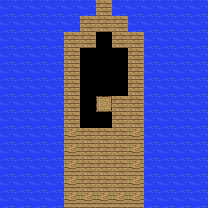

Rendered tile map (Tiled .tmx) drawn with the repository's tilesets; below, a short description and the map source with its tile grids summarised:
An orthogonal 13x13 tile map with 16x16 px tiles, 4 tile layers (Kachelebene 1, Kachelebene 2, Kachelebene 3, Kachelebene 4), 10 hidden layers not drawn.

<map version="1.0" orientation="orthogonal" width="13" height="13" tilewidth="16" tileheight="16">
 <properties>
  <property name="offset" value="-2" />
 </properties>
 <tileset firstgid="1" source="MC Realms.tsx" />
 <layer name="Kachelebene 0" width="13" height="13" visible="0">
  <data>[169 cells, 169 non-empty, 2 distinct tile ids]</data>
 </layer>
 <layer name="Kachelebene 1" width="13" height="13">
  <data>[169 cells, 143 non-empty, 3 distinct tile ids]</data>
 </layer>
 <layer name="Kachelebene 2" width="13" height="13">
  <data>[169 cells, 28 non-empty, 2 distinct tile ids]</data>
 </layer>
 <layer name="Kachelebene 3" width="13" height="13">
  <data>[169 cells, 26 non-empty, 2 distinct tile ids]</data>
 </layer>
 <layer name="Kachelebene 4" width="13" height="13">
  <data>[169 cells, 14 non-empty, 2 distinct tile ids]</data>
 </layer>
 <layer name="Kachelebene 5" width="13" height="13" visible="0">
  <data>[169 cells, 1 non-empty, 1 distinct tile ids]</data>
 </layer>
 <layer name="Kachelebene 6" width="13" height="13" visible="0">
  <data>[169 cells, 1 non-empty, 1 distinct tile ids]</data>
 </layer>
 <layer name="Kachelebene 7" width="13" height="13" visible="0">
  <data>[169 cells, 6 non-empty, 2 distinct tile ids]</data>
 </layer>
 <layer name="Kachelebene 8" width="13" height="13" visible="0">
  <data>[169 cells, 6 non-empty, 2 distinct tile ids]</data>
 </layer>
 <layer name="Kachelebene 9" width="13" height="13" visible="0">
  <data>[169 cells, 6 non-empty, 2 distinct tile ids]</data>
 </layer>
 <layer name="Kachelebene 10" width="13" height="13" visible="0">
  <data>[169 cells, 6 non-empty, 2 distinct tile ids]</data>
 </layer>
 <layer name="Kachelebene 11" width="13" height="13" visible="0">
  <data>[169 cells, 6 non-empty, 2 distinct tile ids]</data>
 </layer>
 <layer name="Kachelebene 12" width="13" height="13" visible="0">
  <data>[169 cells, 6 non-empty, 2 distinct tile ids]</data>
 </layer>
 <layer name="Kachelebene 13" width="13" height="13" visible="0">
  <data>[169 cells, 6 non-empty, 2 distinct tile ids]</data>
 </layer>
</map>
